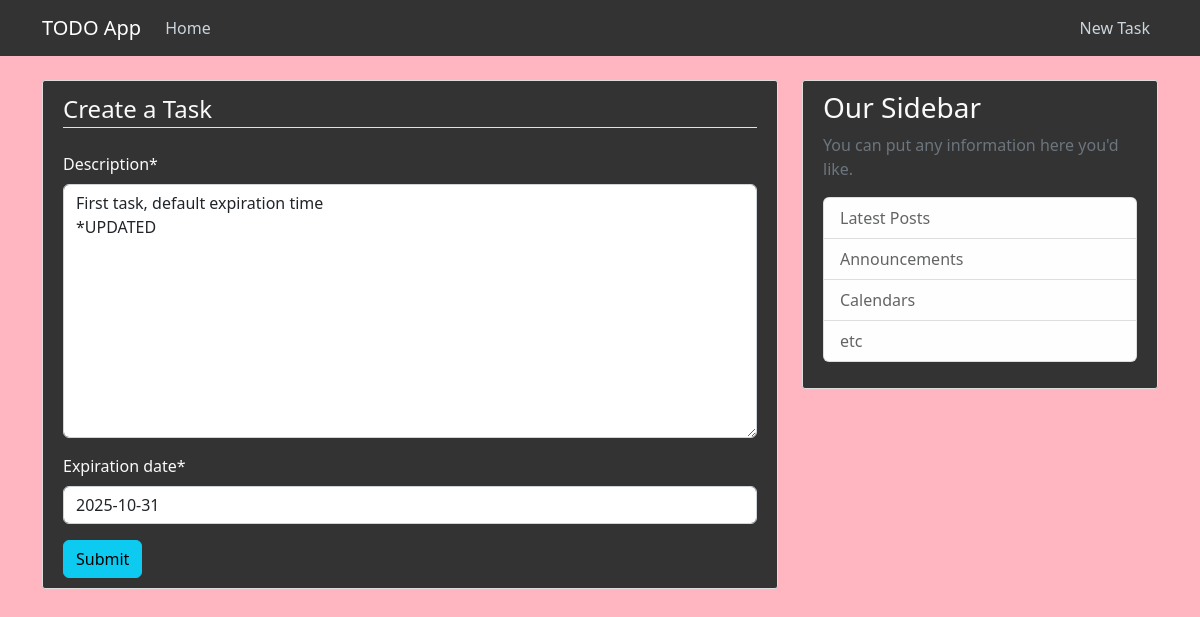
Screenshot of /task/1/update with the database file from the repository.
### myapp/models.py (models this page shows, shortened)
class TODOList(models.Model):
    title = models.CharField(max_length=200)
    description = models.TextField()
    date_created = models.DateTimeField(default=timezone.now)
    expiration_date = models.DateField(default=timezone.now() + timedelta(days=14))

### myapp/views.py (the view)
# urls.py: path("task/<int:pk>/update", app_views.TaskUpdateView.as_view(), name="task-update"),
class TaskUpdateView(UpdateView):
    model = TODOList
    form_class = TaskUpdateForm

### myapp/forms.py
class TaskUpdateForm(forms.ModelForm):
    class Meta:
        model = TODOList
        fields = ["description", "expiration_date"]

### myapp/templates/myapp/todolist_form.html (shortened to what this page needs)
{% extends 'myapp/base.html' %}
{% load crispy_forms_tags %}
{% block content %}
    <div class="content-section">
        <form method="POST" action="" novalidate>
            <fieldset class="form-group">
                <legend class="border-bottom mb-4">Create a Task</legend>
                {{ form | crispy }}
            </fieldset>
            <div class="form-group">
                <button class="btn btn-info" type="submit">Submit</button>
            </div>
        </form>
    </div>
{% endblock content %}

### myapp/static/myapp/style.css (style rules this page uses)
body { background:lightpink;#98f5b1 color: #fafafa; margin-top: 5rem; }
.content-section { color: #fafafa; }
.content-section { background: #333333; padding: 10px 20px; border: 1px solid #dddddd; border-radius: 3px; margin-bottom: 20px; }

### rows the page displays
TODOList: description "First task, default expiration time *UPDATED", expiration_date "2025-10-31"
